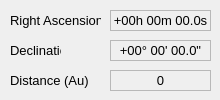
     <widget class="QWidget" name="tab_4">
      <attribute name="title">
       <string>Equ</string>
      </attribute>
      <widget class="QLabel" name="label_antenna_dec_set">
       <property name="geometry">
        <rect>
         <x>110</x>
         <y>40</y>
         <width>101</width>
         <height>21</height>
        </rect>
       </property>
       <property name="font">
        <font>
         <pointsize>10</pointsize>
        </font>
       </property>
       <property name="autoFillBackground">
        <bool>false</bool>
       </property>
       <property name="styleSheet">
        <string notr="true"/>
       </property>
       <property name="frameShape">
        <enum>QFrame::StyledPanel</enum>
       </property>
       <property name="text">
        <string>+00° 00' 00.0&quot;</string>
       </property>
       <property name="alignment">
        <set>Qt::AlignCenter</set>
       </property>
      </widget>
      <widget class="QLabel" name="label_antenna_ra_set">
       <property name="geometry">
        <rect>
         <x>110</x>
         <y>10</y>
         <width>101</width>
         <height>21</height>
        </rect>
       </property>
       <property name="font">
        <font>
         <pointsize>10</pointsize>
        </font>
       </property>
       <property name="autoFillBackground">
        <bool>false</bool>
       </property>
       <property name="styleSheet">
        <string notr="true"/>
       </property>
       <property name="frameShape">
        <enum>QFrame::StyledPanel</enum>
       </property>
       <property name="text">
        <string>+00h 00m 00.0s</string>
       </property>
       <property name="alignment">
        <set>Qt::AlignCenter</set>
       </property>
      </widget>
      <widget class="QLabel" name="label_LocalTime_16">
       <property name="geometry">
        <rect>
         <x>10</x>
         <y>40</y>
         <width>51</width>
         <height>20</height>
        </rect>
       </property>
       <property name="font">
        <font>
         <pointsize>10</pointsize>
         <weight>50</weight>
         <bold>false</bold>
        </font>
       </property>
       <property name="text">
        <string>Declination</string>
       </property>
       <property name="alignment">
        <set>Qt::AlignLeading|Qt::AlignLeft|Qt::AlignVCenter</set>
       </property>
      </widget>
      <widget class="QLabel" name="label_LocalTime_18">
       <property name="geometry">
        <rect>
         <x>10</x>
         <y>10</y>
         <width>91</width>
         <height>20</height>
        </rect>
       </property>
       <property name="font">
        <font>
         <pointsize>10</pointsize>
         <weight>50</weight>
         <bold>false</bold>
        </font>
       </property>
       <property name="text">
        <string>Right Ascension</string>
       </property>
       <property name="alignment">
        <set>Qt::AlignLeading|Qt::AlignLeft|Qt::AlignVCenter</set>
       </property>
      </widget>
      <widget class="QLabel" name="label_object_distance_au">
       <property name="geometry">
        <rect>
         <x>110</x>
         <y>70</y>
         <width>101</width>
         <height>21</height>
        </rect>
       </property>
       <property name="font">
        <font>
         <pointsize>10</pointsize>
        </font>
       </property>
       <property name="autoFillBackground">
        <bool>false</bool>
       </property>
       <property name="styleSheet">
        <string notr="true"/>
       </property>
       <property name="frameShape">
        <enum>QFrame::StyledPanel</enum>
       </property>
       <property name="text">
        <string>0</string>
       </property>
       <property name="alignment">
        <set>Qt::AlignCenter</set>
       </property>
      </widget>
      <widget class="QLabel" name="label_LocalTime_20">
       <property name="geometry">
        <rect>
         <x>10</x>
         <y>70</y>
         <width>81</width>
         <height>20</height>
        </rect>
       </property>
       <property name="font">
        <font>
         <pointsize>10</pointsize>
         <weight>50</weight>
         <bold>false</bold>
        </font>
       </property>
       <property name="text">
        <string>Distance (Au)</string>
       </property>
       <property name="alignment">
        <set>Qt::AlignLeading|Qt::AlignLeft|Qt::AlignVCenter</set>
       </property>
      </widget>
     </widget>
